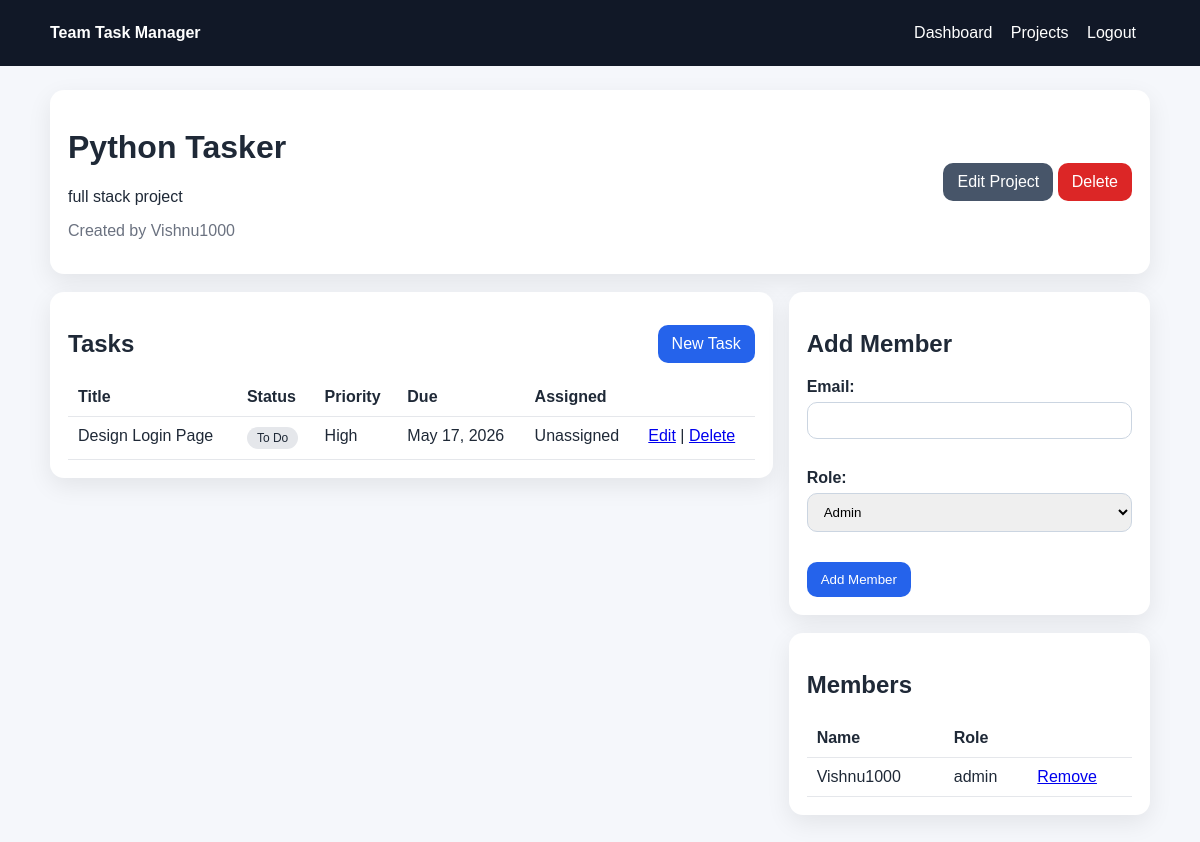
Screenshot of /projects/1/ (signed in) with the database file from the repository.
### manager/models.py (models this page shows, shortened)
class Project(models.Model):
    name = models.CharField(max_length=120)
    description = models.TextField(blank=True)
    created_by = models.ForeignKey(settings.AUTH_USER_MODEL, on_delete=models.CASCADE, related_name='created_projects')
    created_at = models.DateTimeField(auto_now_add=True)
    class Meta:
        ordering = ['-created_at']

class Task(models.Model):
    PRIORITY_LOW = 'Low'
    PRIORITY_MEDIUM = 'Medium'
    PRIORITY_HIGH = 'High'
    PRIORITY_CHOICES = [(PRIORITY_LOW, 'Low'), (PRIORITY_MEDIUM, 'Medium'), (PRIORITY_HIGH, 'High')]
    STATUS_TODO = 'To Do'
    STATUS_PROGRESS = 'In Progress'
    STATUS_DONE = 'Done'
    STATUS_CHOICES = [(STATUS_TODO, 'To Do'), (STATUS_PROGRESS, 'In Progress'), (STATUS_DONE, 'Done')]
    project = models.ForeignKey(Project, on_delete=models.CASCADE, related_name='tasks')
    title = models.CharField(max_length=150)
    description = models.TextField(blank=True)
    due_date = models.DateField(null=True, blank=True)
    priority = models.CharField(max_length=10, choices=PRIORITY_CHOICES, default=PRIORITY_MEDIUM)
    status = models.CharField(max_length=20, choices=STATUS_CHOICES, default=STATUS_TODO)
    assigned_to = models.ForeignKey(settings.AUTH_USER_MODEL, on_delete=models.SET_NULL, null=True, blank=True, related_name='assigned_tasks')
    created_by = models.ForeignKey(settings.AUTH_USER_MODEL, on_delete=models.CASCADE, related_name='created_tasks')
    created_at = models.DateTimeField(auto_now_add=True)
    updated_at = models.DateTimeField(auto_now=True)
    class Meta:
        ordering = ['-created_at']
    @property
    def is_overdue(self):
        from django.utils import timezone
        return bool(self.due_date and self.status != self.STATUS_DONE and self.due_date < timezone.localdate())

class ProjectMember(models.Model):
    ROLE_ADMIN = 'admin'
    ROLE_MEMBER = 'member'
    ROLE_CHOICES = [(ROLE_ADMIN, 'Admin'), (ROLE_MEMBER, 'Member')]
    project = models.ForeignKey(Project, on_delete=models.CASCADE, related_name='memberships')
    user = models.ForeignKey(settings.AUTH_USER_MODEL, on_delete=models.CASCADE, related_name='project_memberships')
    role = models.CharField(max_length=10, choices=ROLE_CHOICES, default=ROLE_MEMBER)
    joined_at = models.DateTimeField(auto_now_add=True)
    class Meta:
        unique_together = ('project', 'user')

### manager/views.py (the view)
# urls.py: path('projects/<int:project_id>/', views.project_detail, name='project_detail'),
@login_required
def project_detail(request, project_id):
    project = get_object_or_404(Project, id=project_id)
    if not can_view_project(request.user, project):
        return HttpResponseForbidden('You do not have access to this project.')
    membership = project_membership(request.user, project)
    is_admin = request.user.is_superuser or (membership and membership.role == ProjectMember.ROLE_ADMIN)
    if is_admin:
        tasks = project.tasks.select_related('assigned_to', 'created_by').all()
    else:
        tasks = project.tasks.select_related('assigned_to', 'created_by').filter(assigned_to=request.user)
    members = project.memberships.select_related('user').all()
    member_form = MemberForm()
    task_form = TaskForm()
    return render(request, 'manager/project_detail.html', {
        'project': project,
        'tasks': tasks,
        'members': members,
        'is_admin': is_admin,
        'member_form': member_form,
        'task_form': task_form,
        'status_choices': Task.STATUS_CHOICES,
    })

### manager/forms.py
class MemberForm(forms.Form):
    email = forms.EmailField()
    role = forms.ChoiceField(choices=ProjectMember.ROLE_CHOICES)

class TaskForm(forms.ModelForm):
    class Meta:
        model = Task
        fields = ('title', 'description', 'due_date', 'priority', 'status', 'assigned_to')
        widgets = {'description': forms.Textarea(attrs={'rows': 4}), 'due_date': forms.DateInput(attrs={'type': 'date'})}

### manager/permissions.py (called while the page is built)
def project_membership(user, project):
    return ProjectMember.objects.filter(user=user, project=project).first()

def can_view_project(user, project):
    return user.is_superuser or project_membership(user, project) is not None

### manager/templates/manager/project_detail.html (shortened to what this page needs)
{% extends 'manager/base.html' %}
{% block content %}
<div class="card">
  <div style="display:flex;justify-content:space-between;align-items:center;gap:12px;flex-wrap:wrap;">
    <div>
      <h1>{{ project.name }}</h1>
      <p>{{ project.description|default:'No description.' }}</p>
      <p class="muted">Created by {{ project.created_by.first_name|default:project.created_by.username }}</p>
    </div>
    {% if is_admin %}
    <div>
      <a class="btn secondary" href="{% url 'project_update' project.id %}">Edit Project</a>
      <a class="btn danger" href="{% url 'project_delete' project.id %}">Delete</a>
    </div>
    {% endif %}
  </div>
</div>
<div class="row">
  <div>
    <div class="card">
      <div style="display:flex;justify-content:space-between;align-items:center;">
        <h2>Tasks</h2>
        {% if is_admin %}<a class="btn" href="{% url 'task_create' project.id %}">New Task</a>{% endif %}
      </div>
      <table>
        <tr><th>Title</th><th>Status</th><th>Priority</th><th>Due</th><th>Assigned</th><th></th></tr>
        {% for task in tasks %}
        <tr>
          <td>{{ task.title }}</td>
          <td><span class="pill">{{ task.status }}</span></td>
          <td>{{ task.priority }}</td>
          <td>{% if task.due_date %}{{ task.due_date }}{% else %}-{% endif %}{% if task.is_overdue %} <strong style="color:#dc2626;">(Overdue)</strong>{% endif %}</td>
          <td>{{ task.assigned_to.first_name|default:'Unassigned' }}</td>
          <td>
            {% if is_admin %}<a href="{% url 'task_update' task.id %}">Edit</a> | <a href="{% url 'task_delete' task.id %}">Delete</a>{% else %}<a href="{% url 'task_status_update' task.id %}">Update Status</a>{% endif %}
          </td>
        </tr>
        {% empty %}
        <tr><td colspan="6" class="muted">No tasks yet.</td></tr>
        {% endfor %}
      </table>
    </div>
  </div>
  <div>
    {% if is_admin %}
    <div class="card">
      <h2>Add Member</h2>
      <form method="post" action="{% url 'add_member' project.id %}">
        {{ member_form.as_p }}
        <button class="btn" type="submit">Add Member</button>
      </form>
    </div>
    {% endif %}
    <div class="card">
      <h2>Members</h2>
      <table>
        <tr><th>Name</th><th>Role</th><th></th></tr>
        {% for membership in members %}
        <tr>
          <td>{{ membership.user.first_name|default:membership.user.username }}</td>
          <td>{{ membership.role }}</td>
          <td>{% if is_admin and membership.user_id != user.id %}<a href="{% url 'remove_member' project.id membership.id %}">Remove</a>{% endif %}</td>
        </tr>
        {% endfor %}
      </table>
    </div>
  </div>
</div>
{% endblock %}

### manager/templates/manager/base.html (style rules this page uses)
body { font-family: Arial, sans-serif; margin:0; background:#f5f7fb; color:#1f2937; }
.card { background:white; border-radius:14px; padding:18px; box-shadow:0 8px 24px rgba(0,0,0,.08); margin-bottom:18px; }
.btn { display:inline-block; background:#2563eb; color:white; padding:10px 14px; border:none; border-radius:10px; text-decoration:none; cursor:pointer; }
.btn.secondary { background:#475569; }
.btn.danger { background:#dc2626; }
input, select, textarea { width:100%; padding:10px 12px; border:1px solid #cbd5e1; border-radius:10px; box-sizing:border-box; margin-top:6px; margin-bottom:14px; }
label { font-weight:bold; }
table { width:100%; border-collapse:collapse; }
th, td { text-align:left; padding:10px; border-bottom:1px solid #e5e7eb; vertical-align:top; }
.muted { color:#6b7280; }
.pill { display:inline-block; padding:4px 10px; border-radius:999px; background:#e5e7eb; font-size:12px; }
.row { display:grid; grid-template-columns: 2fr 1fr; gap:16px; }

### rows the page displays
Project: name "Python Tasker", description "full stack project", created_by.first_name "Vishnu1000"
Task: title "Design Login Page", status "To Do", priority "High", due_date "May 17, 2026", assigned_to.first_name "Unassigned"
ProjectMember: user.first_name "Vishnu1000", role "admin", shows "Remove"
